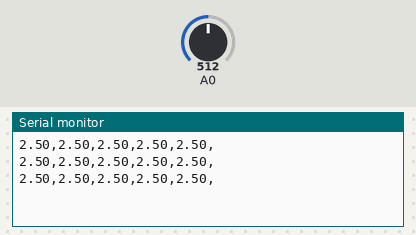
The sketch below on a simulated Arduino Uno, built with avr-gcc and run on an emulated ATmega328P. Parts: the last lines printed to the serial monitor. The inputs (shaded band) are chosen by the test bench; at power-on: A0 = 512.

Above: at 1.3 s.
1.4 s: A0 set to 716
At 1.9 s:
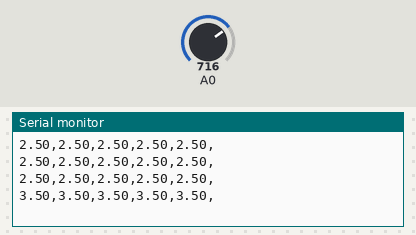
2.9 s: A0 set to 900
At 3.4 s:
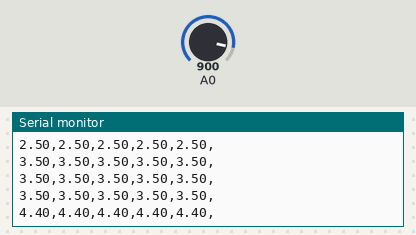
Timing chart, 0 to 5.9 s (numbered marks = the images above; inputs shaded):
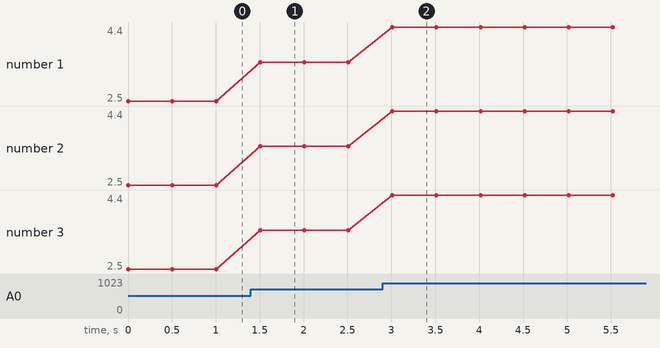

Measured:
- after the input at 1.4 s, the serial monitor: prints a new line after 0.11 s (image 1)
- after the input at 2.9 s, the serial monitor: prints a new line after 0.11 s (image 2)
- plotted number 1: 2.5 → 3.5 after the input at 1.4 s, 3.5 → 4.4 after the input at 2.9 s
- plotted number 2: 2.5 → 3.5 after the input at 1.4 s, 3.5 → 4.4 after the input at 2.9 s
- plotted number 3: 2.5 → 3.5 after the input at 1.4 s, 3.5 → 4.4 after the input at 2.9 s

The sketch:

Act4.ino
```cpp
void setup() {
  //double valor;

  Serial.begin(9600);
  while(!Serial){}
}

void loop() {
  double a0 = analogRead(A0);
  // Para simular las lecturas de algun sensor
  double data[5];

  for(int i=0; i<5; i++) {
    data[i] = a0;
  }

  // Para enviar datos
  String data2send = "", s = ",";

  for(int i=0; i<5; i++) {
    data[i] = data[i]*(0.0048875855327);
    data2send = data2send + data[i] + s;
  }

  Serial.println(data2send);

  delay(500);
}
```
